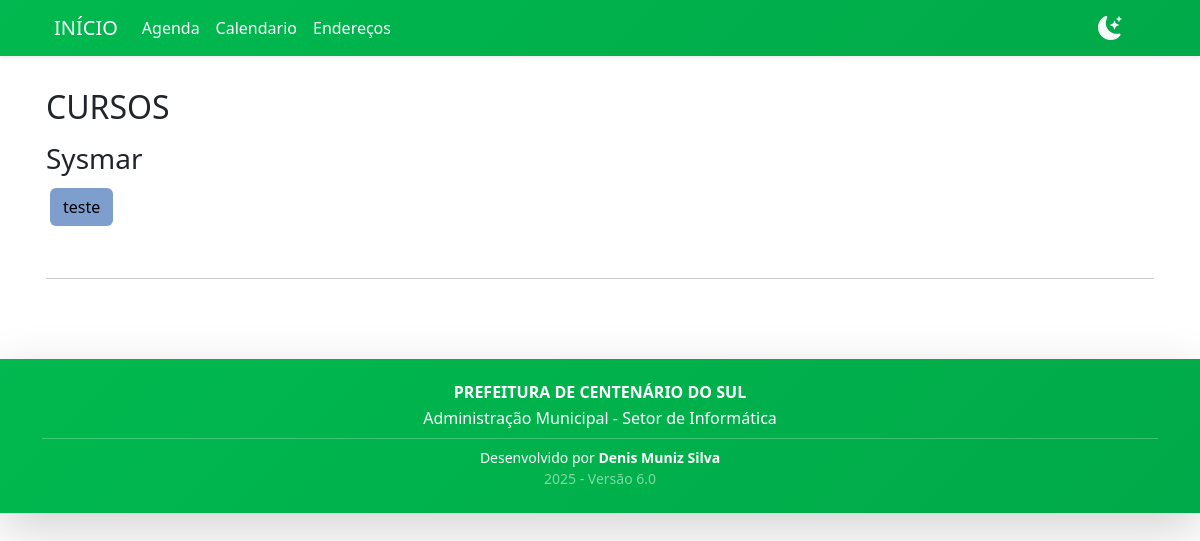
The page /cursos/ on the database as committed earlier.
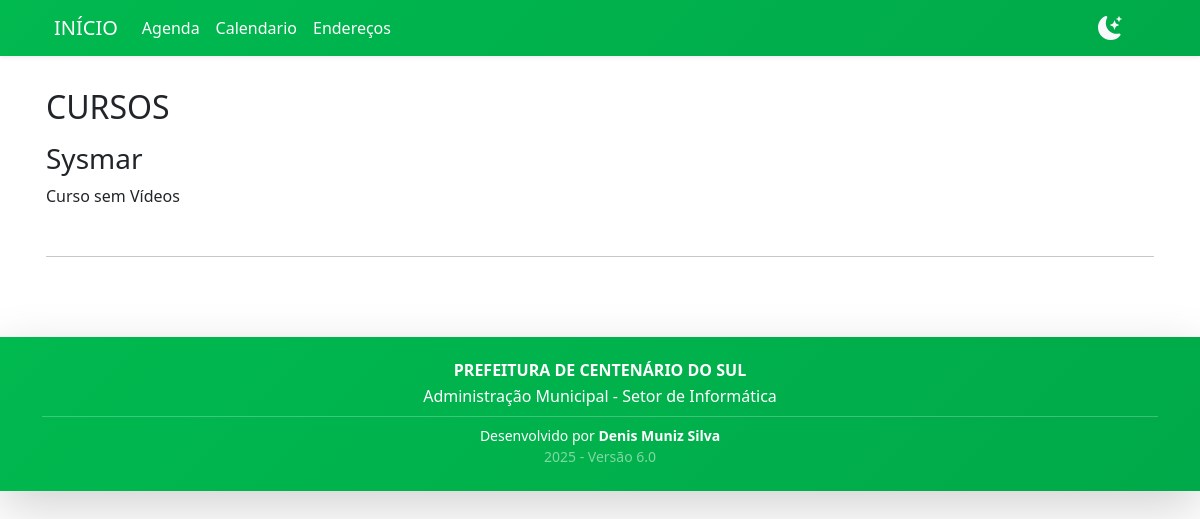
The same page on the database as committed later.
### curso/models.py (models this page shows, shortened)
class Curso(models.Model):
    data = models.DateTimeField(auto_now_add=True, verbose_name=_('Data'))
    curso = models.CharField(max_length=200, verbose_name=_('Nome do Curso'))
    cor_botao = models.CharField(max_length=10, verbose_name=_('Cor Botões'), default="#0B5ED7")
    cor_texto = models.CharField(max_length=10, verbose_name=_('Cor Textos'), default="#fff")
    descricao = models.TextField(max_length=2000, verbose_name=_('Descrição'), null=True, blank=True)

class Video(models.Model):
    data = models.DateTimeField(auto_now_add=True, verbose_name=_('Data'))
    curso = models.ForeignKey(Curso, on_delete=models.PROTECT, verbose_name=_('Curso'))
    title = models.CharField(max_length=100, verbose_name=_('Título'))
    descricao = models.TextField(max_length=2000, verbose_name=_('Descrição'), null=True, blank=True)
    video_file = models.FileField(upload_to='videos/', verbose_name=_('Vídeo'))

### curso/views.py (the view)
# urls.py: path('cursos/', Cursos, name='cursos'),
def Cursos(request):
    video = Video.objects.all()
    cursos = Curso.objects.all()
    return render(request, 'curso/index.html', {'video': video, 'cursos': cursos})

### curso/templates/curso/index.html (shortened to what this page needs)
{% extends 'base.html' %}
{% load static %}
{% block content %}
<h2 class="mt-3">CURSOS</h2>
<div class="">
{% for curso in cursos %}
    <h3 class="pesquisa">{{ curso.curso }}</h3>
    {% for video in curso.video_set.all %}
        <a href="{% url 'video_player' video.pk %}" class="pesquisa btn m-1 elemento pesquisa" style="background-color: {{ video.curso.cor_botao }}; color:{{ video.curso.cor_texto }}">
            {{ video.title }}
        </a>
    {% empty %}
        Curso sem Vídeos
    {% endfor %}
    <hr class="pesquisa mt-5 mb-5">
{% endfor %}
</div>
{% endblock content %}

### app/templates/base.html (shortened to what this page needs)
{% load static %}
<!doctype html>
<html lang="pt-br" data-bs-theme="light">
<head>
    <link href="https://cdn.jsdelivr.net/npm/bootstrap@5.3.8/dist/css/bootstrap.min.css" rel="stylesheet"
>
    <link rel="stylesheet" href="https://cdn.jsdelivr.net/npm/bootstrap-icons@1.13.1/font/bootstrap-icons.min.css">
    <link rel="stylesheet" href="{% static 'css/main.css' %}">
</head>
<body>
    {% include 'header.html' %}
    <div class="p-3 container botao-hover">
        {% block content %}
        {% endblock content %}
    </div>
    <div class="mt-3">
        {% include 'footer.html' %}
    </div>
</body>
</html>

### app/templates/header.html (shortened to what this page needs)
<header class="corPrimaria shadow-sm sticky-top">
    <div class="container">
        <nav class="navbar navbar-expand-lg">
            <div class="container-fluid">
                <a class="navbar-brand" href="{% url 'inicio' %}">INÍCIO</a>
                <div class="collapse navbar-collapse justify-content-end p-0" id="navbarSupportedContent">
                    <ul class="navbar-nav me-auto mb-2 mb-lg-0">
                        <li class="nav-item">
                            <a class="nav-link" href="{% url 'Agenda' %}">
                                Agenda
                            </a>
                        </li>
                        <li class="nav-item">
                            <a class="nav-link" href="{% url 'calendar' %}">
                                Calendario
                            </a>
                        </li>
                        <li class="nav-item">
                            <a class="nav-link" href="#">
                                Endereços
                            </a>
                        </li>
                    </ul>
                    <div class="d-flex" >
                        {% include "theme.html" %}
                    </div>
                </div>
            </div>
        </nav>
    </div>
</header>

### app/templates/theme.html (shortened to what this page needs)
<ul class="navbar-nav ">
    <li class="navbar-item">
        <button class="btn btn-sm text-light me-3 border-0" type="button" onclick="CapTheme()" id="current-theme" title="Tema">
        </button>
    </li>
</ul>

### events/templates/events/birthday.html (shortened to what this page needs)
{% load static %}

### app/templates/footer.html
<footer class="corPrimaria text-white text-center py-4 mt-auto shadow-lg">
    <div class="container">
        <h6 class="fw-bold mb-1">PREFEITURA DE CENTENÁRIO DO SUL</h6>
        <p class="mb-2">Administração Municipal - Setor de Informática</p>
        <hr class="border-light opacity-25 my-2">
        <p class="mb-0 small">
        Desenvolvido por <span class="fw-semibold">Denis Muniz Silva</span><br>
        <span class="text-white-50">2025 - Versão 6.0</span>
        </p>
    </div>
</footer>

### static/css/main.css (style rules this page uses)
.corPrimaria { background: rgb(0,122,55); background: linear-gradient(-45deg, #007A37, #00B94F); background-size: 400% 400%; animation: Gradient 10s ease infinite; color: #fff; }
.corPrimaria a { background: #00000000; color: #fff; }

Rows that differ between the two databases and show on the page:
removed Video: title "teste"
shown differently, row unchanged: Curso "Sysmar": now shows "Curso sem Vídeos"
